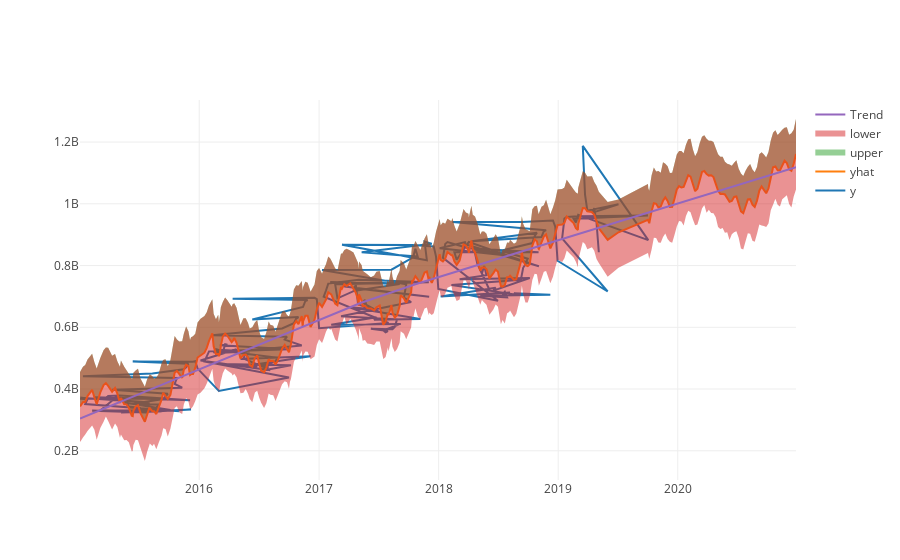

Here is the notebook cell this chart was saved with:
### Code cell
# Визуализация предсказанных данных
py.iplot([
    go.Scatter(x=df2['ds'], y=df2['y'], name='y'),
    go.Scatter(x=forecast['ds'], y=forecast['yhat'], name='yhat'),
    go.Scatter(x=forecast['ds'], y=forecast['yhat_upper'], fill='tonexty', mode='none', name='upper'),
    go.Scatter(x=forecast['ds'], y=forecast['yhat_lower'], fill='tonexty', mode='none', name='lower'),
    go.Scatter(x=forecast['ds'], y=forecast['trend'], name='Trend')
])

### Figure 1 — Plotly figure (JSON) as saved in the notebook; plotly's stock layout.template omitted (floating-point values rounded to 4 significant figures; data arrays with more than 128 entries replaced by an {"elided": "..."} marker saying what was removed)
{"data": [{"name": "y", "type": "scatter", "uid": "fd89527d-7ab5-4828-a1d1-b057933ca460", "x": {"elided": "226 str values"}, "y": {"elided": "226 int values"}}, {"name": "yhat", "type": "scatter", "uid": "c827a38d-74a0-4c88-922a-e7fe82c7a87b", "x": {"elided": "291 str values"}, "y": {"elided": "291 float values"}}, {"fill": "tonexty", "mode": "none", "name": "upper", "type": "scatter", "uid": "642504e2-2ae7-43b5-bdb3-1eb7b85a39e3", "x": {"elided": "291 str values"}, "y": {"elided": "291 float values"}}, {"fill": "tonexty", "mode": "none", "name": "lower", "type": "scatter", "uid": "9cfb94c4-ab3e-4ce8-b808-c37c2f967a54", "x": {"elided": "291 str values"}, "y": {"elided": "291 float values"}}, {"name": "Trend", "type": "scatter", "uid": "abab7c1f-83d5-4f9f-b022-ecf99ba1eb04", "x": {"elided": "291 str values"}, "y": {"elided": "291 float values"}}], "layout": {}}
